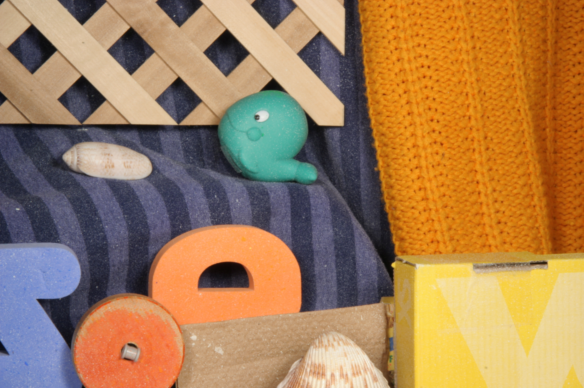
#> input picture img/rubberwhale.png, 584 x 388 px
$ python HistogramsOne2.py
#> lines starting #> are read from the running program, lines starting #| are printed output that depends on the picture
import cv2 as cv
import numpy as np
from matplotlib import pyplot as plt

img = cv.imread('../img/rubberwhale.png', 0)
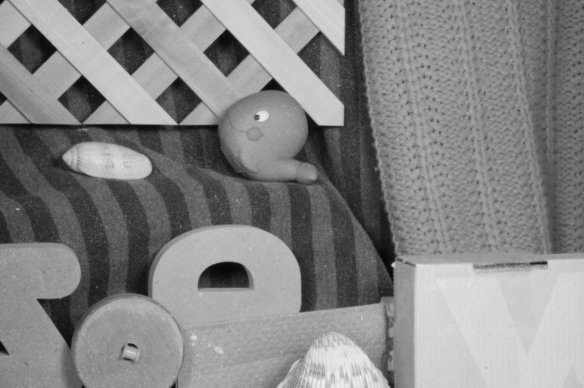
#> img: shape (388, 584); min 7, max 243, mean 132.7
mask = np.zeros(img.shape[:2], np.uint8)
mask[100:-100, 100:-100] = 255
masked_img = cv.bitwise_and(img, img, mask=mask)
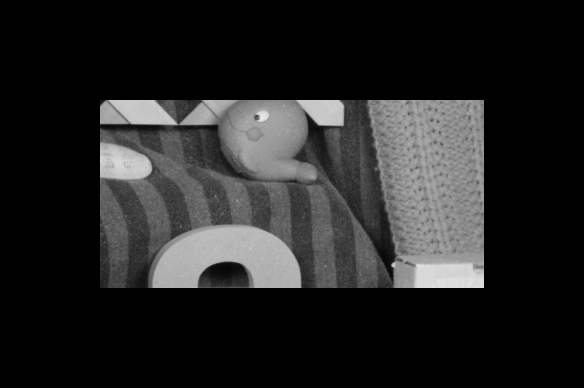
#> masked_img: shape (388, 584); min 0, max 236, mean 36.2

hist_full = cv.calcHist([img], [0], None, [256], [0, 256])
#> hist_full = 256 values, max 2732 at index 148, min 0 at index 0, mean 885.1
hist_mask = cv.calcHist([img], [0], mask, [256], [0, 256])
#> hist_mask = 256 values, max 787 at index 146, min 0 at index 0, mean 282

plt.subplot(221), plt.imshow(img, 'gray')
plt.subplot(222), plt.imshow(mask, 'gray')
plt.subplot(223), plt.imshow(masked_img, 'gray')
plt.subplot(224), plt.plot(hist_full), plt.plot(hist_mask)
plt.xlim([0, 256])

plt.show()
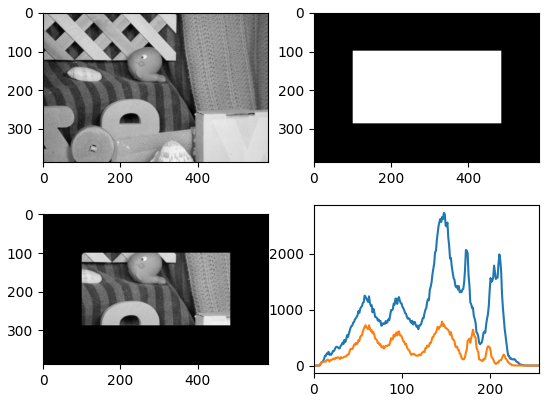
#> figure drawn by matplotlib, 4 panels; panel 4: curve peaks at x = 148, y = 2732; panel 4: curve peaks at x = 146, y = 787
